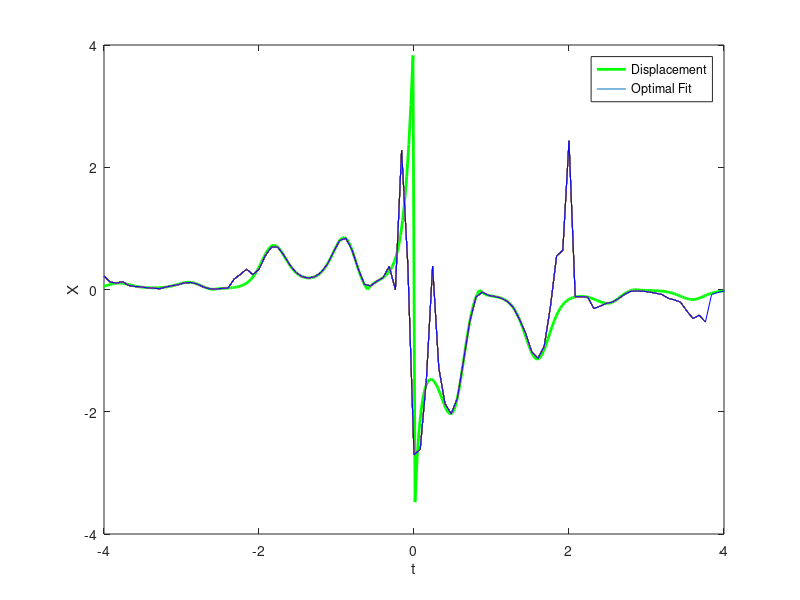

The MATLAB source for this figure:
%OPTIMAL FUNCTION%
clear variables
close all
clc

%Defining parameters
C = 0.9;
tau1 = 0.4;
tau2 = 0.15;

%%
%DISCRETIZING AND PLOTTING THE DISPLACEMENT EQUATION%
n = 300;
i = 1;
for t = linspace(-4,4,n);
    if t<0;
        x(i) = abs(cos(pi/2*(t-tau1))).*exp(-(C*sin(2*pi*(t-tau1)))).*tan(pi./(1+exp(-(t-tau1))));
    elseif t > 0;
        x(i) = abs(cos(pi/2*(t+tau2))).*exp(-(C*sin(2*pi*(t+tau2)))).*tan(pi./(1+exp(-(t+tau2))));
    else
        x(i) = 0;
    end
    i = i+1;
end
t = linspace(-4,4,n);
plot(t,x ,'green','LineWidth',2);
hold all

%%
%OPTIMAL FIT%
start =  -4;
endd = 4;
t0 = -4;
start_pt = start;        %Beginning of range
last_pt = endd;       %End of range

n = 100;        %Total number of points within range 275

delta_t = last_pt - t0;
step_size = delta_t/n;      %Constant step size throughout range

t_final = [];
p_final =[];
count = 0;
windowss = [];
while start_pt < last_pt        %While-loop defining range
    window_size = 1;
    Rsq = 1;
    x_4 = [];
    p = [];
    while Rsq >= 0.95    %R-square criteria to define window size
        window_size = window_size + 2;
        end_pt = start_pt+step_size*(window_size-1);
        t = start_pt:step_size:end_pt;
        t = t';
        
        for i = 1:length(t);
            if t(i) < 0;
                x_4(i,1) = abs(cos(pi/2*(t(i)-tau1))).*exp(-(C*sin(2*pi*(t(i)-tau1)))).*tan(pi./(1+exp(-(t(i)-tau1))));
            elseif t(i) > 0;
                x_4(i,1) = abs(cos(pi/2*(t(i)+tau2))).*exp(-(C*sin(2*pi*(t(i)+tau2)))).*tan(pi./(1+exp(-(t(i)+tau2))));
            else
                x_4(i,1) = 0;
            end
        end
        T_matrix = [];      %For-loop creating Vandermond matrix
        for k = 1:length(t)-1
            T_matrix = [T_matrix t.^(k-1)];
        end
        
        p_coeff = fliplr(polyfit(t,x_4,k-1));       %Calculating coefficients for polynomial
        p = T_matrix*p_coeff';      %Polynomial fit vector
        
        p_resid = x_4 - p;       %Residual between original data and polynomial fit
        SS_resid = sum(p_resid .^2);        %Residual sum of squares
        SS_total = (length(x_4)-1) * var(x_4);      %Multiplying by variance
        Rsq = 1 - SS_resid/SS_total;        %Calculating R squared value
        Rsq_adj = Rsq * (length(x_4)-1)/(length(x_4)-length(p_final));      %Adjusted R squared value
        plot(t_final, p_final);
    end
    t_final = [t_final t'];     %Creating total matrix for t
    p_final = [p_final p'];     %Creating total polynomial fit matrix
    windowss = [windowss window_size];      %Storing the size of each window
    start_pt = end_pt+step_size;
    count = count + 1;      %Counts how many windows are being created
    
end
%Displays total count and plots optimal fit
disp(count)
plot(t_final, p_final,'blue');
ylabel('X');xlabel('t');
legend('Displacement','Optimal Fit');

xlim([start endd])


